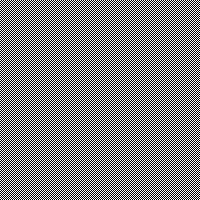
Frame 1 (no input)
Frame 60 (the mouse pressed at the canvas centre just before this capture): identical to frame 1, image omitted
Frame 120 (the mouse held since frame 60 and released just before this capture): identical to frame 1, image omitted

The Processing sketch that drew this single still picture (run headless with seeded random() and noise(); from frame 60 on, the mouse is pressed at the canvas centre):

// Processing sketch: T017_pixels01
// ── T017_pixels01.pde
void setup(){
  size(200,200);
  background(255);
  loadPixels();
  for(int x=0; x<width; x++){
    for(int y=0; y<height; y++){
      int loc = x+y*width;
      if((x+y)%2==0){ pixels[loc]=color(255);}
      else{ pixels[loc]=color(0);}
    }
  } 
  updatePixels();
}

void draw(){
  
}
